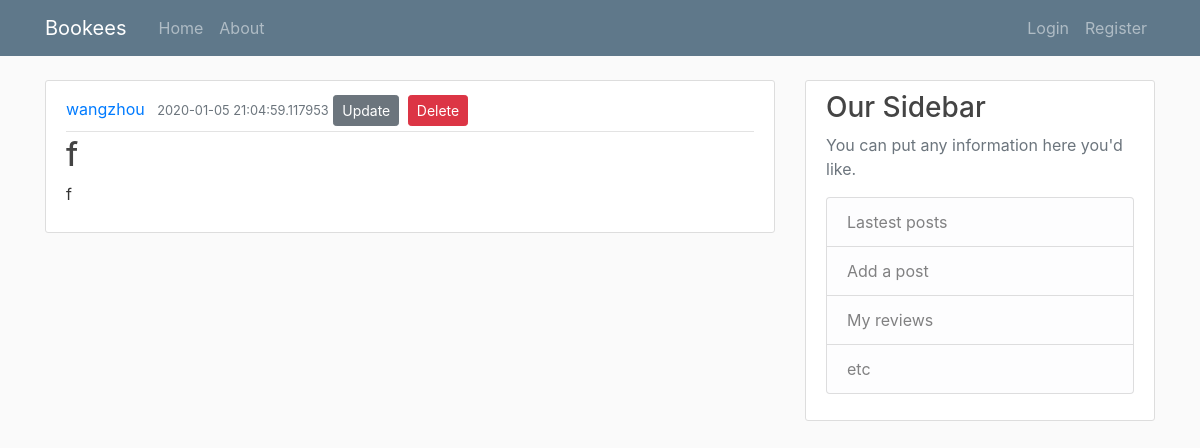
Screenshot of /post/2 with the database file from the repository.
### booksite/models.py (models this page shows, shortened)
class User(db.Model, UserMixin):
    id = db.Column(db.Integer, primary_key=True)
    username = db.Column(db.String(20), unique=True, nullable=False)
    email = db.Column(db.String(120), unique=True, nullable=False)
    image_file = db.Column(db.String(20), nullable=False, default='default.jpg')
    password = db.Column(db.String(60), nullable=False)
    posts = db.relationship('Post', backref='author', lazy=True) # it runs a query on the post table and graps all posts posted by this user

class Post(db.Model):
    id = db.Column(db.Integer, primary_key=True)
    title = db.Column(db.String(100), nullable=False)
    date_posted = db.Column(db.DateTime, nullable=False, default=datetime.utcnow)
    content = db.Column(db.Text, nullable=False)
    user_id = db.Column(db.Integer, db.ForeignKey('user.id'), nullable=False)

### booksite/routes.py (the view)
@app.route("/post/<int:post_id>")
def post(post_id):
    post = Post.query.get_or_404(post_id) # give the post with the given id
    return render_template('post.html', title=post.title, post=post)

### booksite/templates/post.html (shortened to what this page needs)
{% extends "layout.html" %}
{% block body %}
   <article class="media content-section">
     <div class="media-body">
       <div class="article-metadata">
         <a class="mr-2" href="#">{{ post.author.username  }}</a>
         <small class="text-muted">{{ post.date_posted }}</small>
			<a class="btn btn-secondary btn-sm mt-1 mb-1" href="{{ url_for('update_post', post_id=post.id) }}">Update</a>
			<button type="button" class="btn btn-danger btn-sm m-1" data-toggle="modal" data-target="#deleteModal">Delete</button>
       </div>
       <h2 class="article-title">{{ post.title }}</h2>
       <p class="article-content">{{ post.content }}</p>
     </div>
   </article>
{% endblock body%} # explict ending of the block

### booksite/static/main.css (style rules this page uses)
body { background: #fafafa; color: #333333; margin-top: 5rem; }
h1, h2, h3, h4, h5, h6 { color: #444444; }
.content-section { background: #ffffff; padding: 10px 20px; border: 1px solid #dddddd; border-radius: 3px; margin-bottom: 20px; }
.article-title { color: #444444; }
.article-content { white-space: pre-line; }
.article-metadata { padding-bottom: 1px; margin-bottom: 4px; border-bottom: 1px solid #e3e3e3 }

### rows the page displays
User: author.username "wangzhou"
Post: date_posted "2020-01-05 21:04:59.117953", title "f", content "f"
